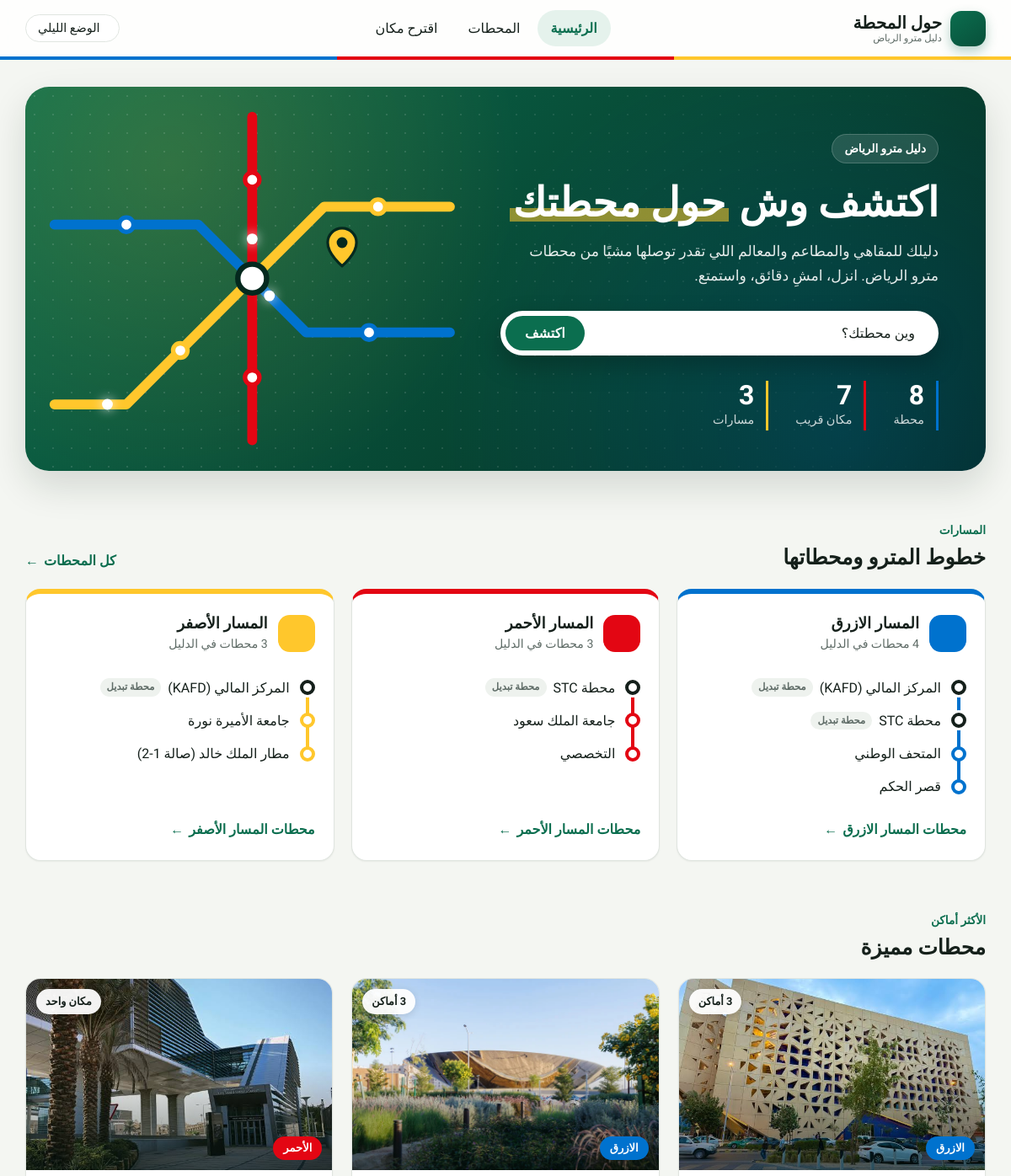
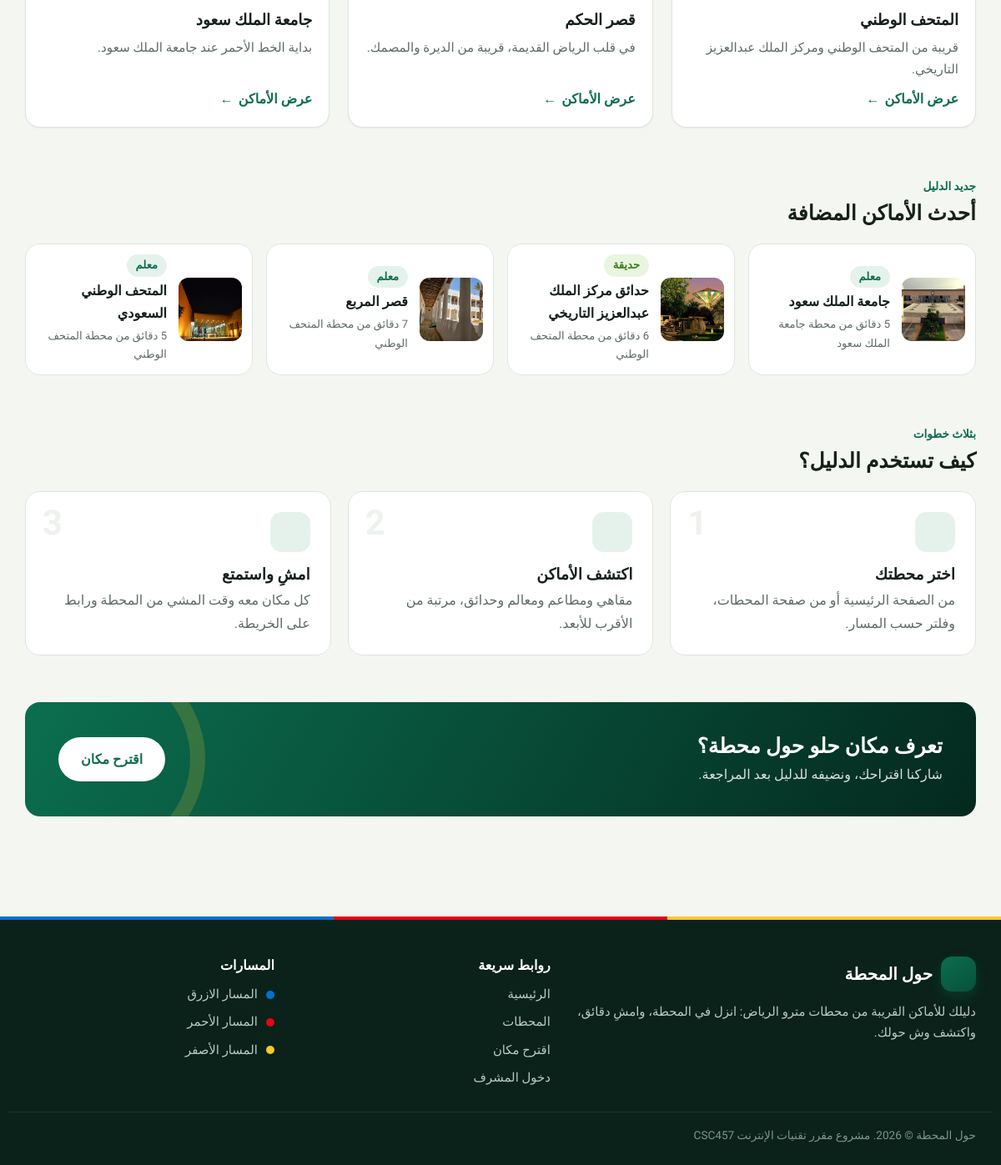
Before: / with the older database file (2 pictures, top to bottom).
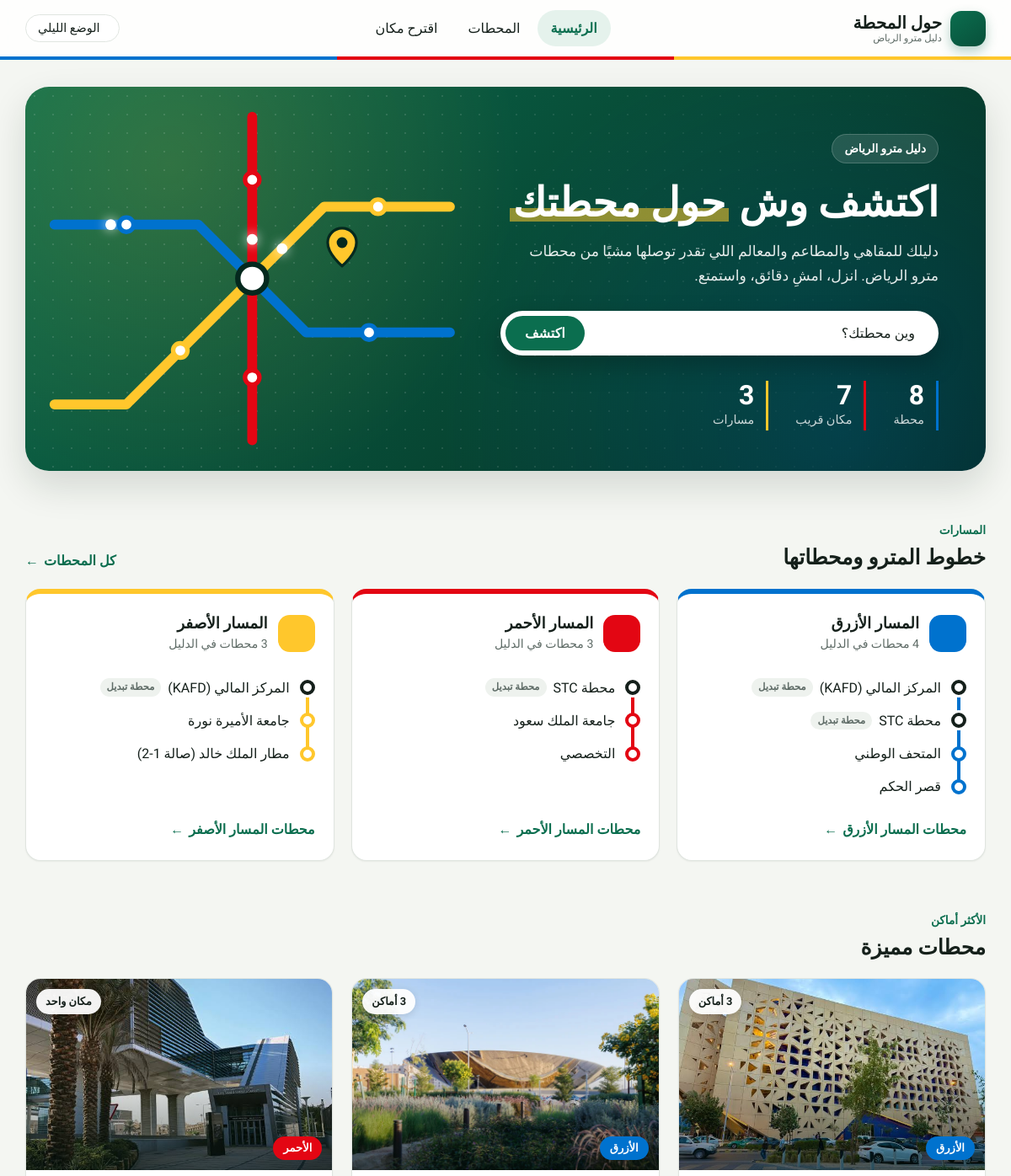
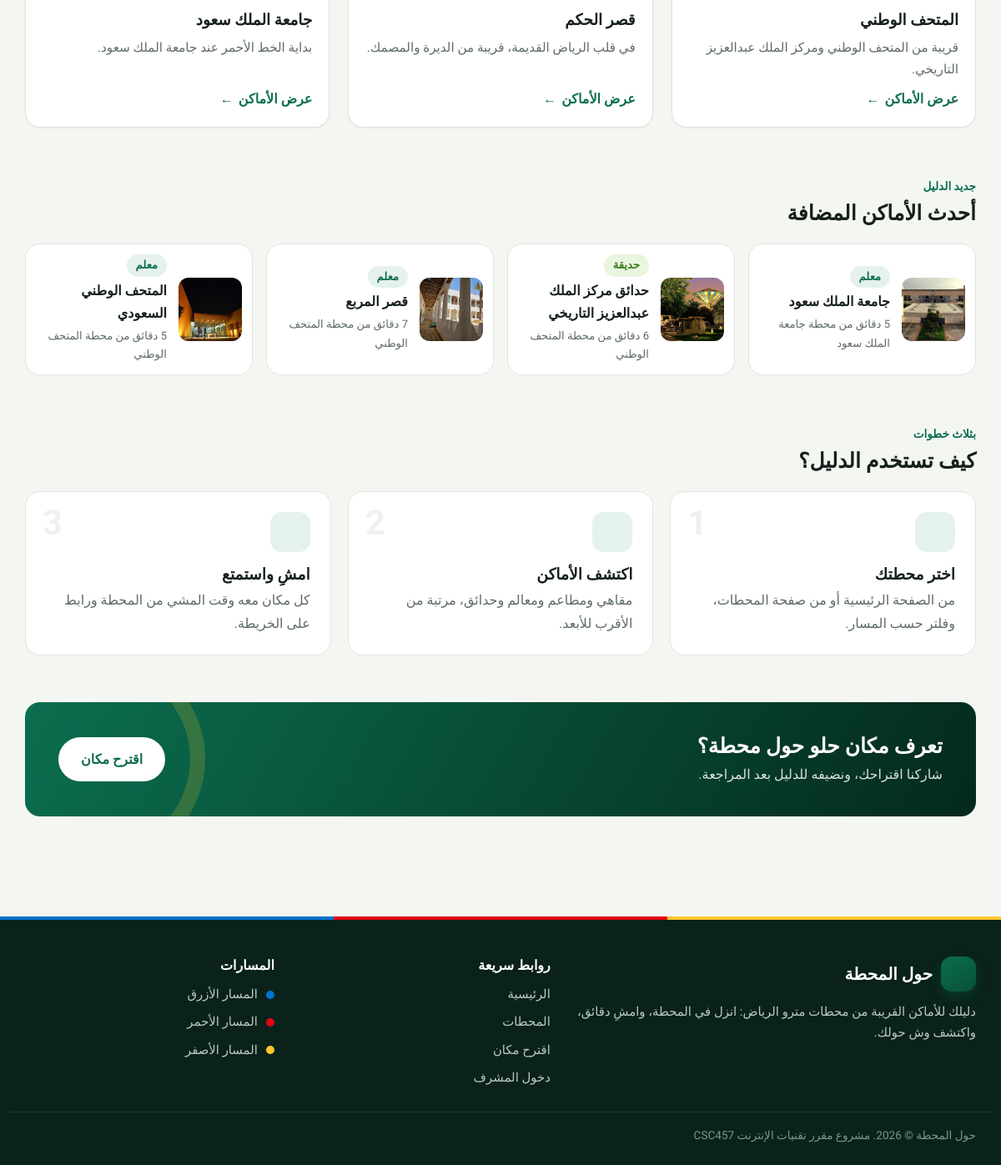
After: the same page with the newer database file (2 pictures, top to bottom).
### tables this page shows
CREATE TABLE metro_lines (
    id INT AUTO_INCREMENT PRIMARY KEY,
    name VARCHAR(50) NOT NULL,
    color VARCHAR(7) NOT NULL
);

CREATE TABLE station_lines (
    station_id INT NOT NULL,
    line_id INT NOT NULL,
    PRIMARY KEY (station_id, line_id),
    FOREIGN KEY (station_id) REFERENCES stations(id) ON DELETE CASCADE,
    FOREIGN KEY (line_id) REFERENCES metro_lines(id) ON DELETE CASCADE
);

CREATE TABLE stations (
    id INT AUTO_INCREMENT PRIMARY KEY,
    name VARCHAR(100) NOT NULL,
    description TEXT,
    image VARCHAR(255)
);

### index.php (the view, shortened to what the changed rows need)
<?php
require_once 'config.php';
$lines        = get_lines($conn);
$stationLines = get_station_lines($conn);
$lineStations = [];
$rows = $conn->query(
    'SELECT sl.line_id, s.id, s.name
     FROM station_lines sl
     JOIN stations s ON s.id = sl.station_id
     ORDER BY sl.line_id, s.id'
)->fetch_all(MYSQLI_ASSOC);
foreach ($rows as $row) {
    $lineStations[$row['line_id']][] = $row;
}
$featured = $conn->query(
    'SELECT s.id, s.name, s.description, s.image, COUNT(p.id) AS places_count
     FROM stations s
     LEFT JOIN places p ON p.station_id = s.id
     GROUP BY s.id, s.name, s.description, s.image
     ORDER BY places_count DESC, s.id
     LIMIT 3'
)->fetch_all(MYSQLI_ASSOC);
$latest = $conn->query(
    'SELECT p.id, p.name, p.category, p.walk_minutes, p.image, s.id AS station_id, s.name AS station_name
     FROM places p
     JOIN stations s ON s.id = p.station_id
     ORDER BY p.created_at DESC, p.id DESC
     LIMIT 4'
)->fetch_all(MYSQLI_ASSOC);
include 'includes/header.php';
?>
<section class="hero">
    <div class="hero-content">
        <h1>اكتشف وش <span class="highlight">حول محطتك</span></h1>
    </div>
    <div class="hero-art" aria-hidden="true">
    </div>
</section>
<section class="lines">
    <div class="section-head">
        <div>
            <h2>خطوط المترو ومحطاتها</h2>
        </div>
    </div>
    <div class="lines-grid">
        <?php foreach ($lines as $line): ?>
            <?php $stationsOnLine = $lineStations[$line['id']] ?? []; ?>
            <article class="line-card" style="<?php echo line_style($line['color']); ?>">
                <header class="line-card-head">
                    <span class="line-chip"><?php echo icon('train'); ?></span>
                    <div>
                        <h3><?php echo e($line['name']); ?></h3>
                        <p class="muted"><?php echo stations_label(count($stationsOnLine)); ?> في الدليل</p>
                    </div>
                </header>
                <ol class="route">
                    <?php foreach ($stationsOnLine as $station): ?>
                        <?php $isInterchange = count($stationLines[$station['id']] ?? []) > 1; ?>
                        <li class="<?php echo $isInterchange ? 'interchange' : ''; ?>">
                            <span class="stop"></span>
                            <a href="station.php?id=<?php echo (int) $station['id']; ?>"><?php echo e($station['name']); ?></a>
                            <?php if ($isInterchange): ?>
                                <span class="transfer-tag">محطة تبديل</span>
                            <?php endif; ?>
                        </li>
                    <?php endforeach; ?>
                </ol>
                <a href="stations.php?line=<?php echo (int) $line['id']; ?>" class="btn-link">محطات <?php echo e($line['name']); ?></a>
            </article>
        <?php endforeach; ?>
    </div>
</section>
<section class="featured">
    <div class="section-head">
        <div>
            <h2>محطات مميزة</h2>
        </div>
    </div>
    <div class="cards">
        <?php foreach ($featured as $station): ?>
            <article class="card station-card">
                <a href="station.php?id=<?php echo (int) $station['id']; ?>" class="card-media">
                    <img src="images/<?php echo e($station['image']); ?>" alt="محطة <?php echo e($station['name']); ?>" loading="lazy">
                    <span class="count-chip"><?php echo icon('pin'); ?><?php echo places_label($station['places_count']); ?></span>
                    <span class="media-badges"><?php echo line_badges($stationLines[$station['id']] ?? []); ?></span>
                </a>
                <div class="card-body">
                    <h3><?php echo e($station['name']); ?></h3>
                    <p><?php echo e($station['description']); ?></p>
                    <a href="station.php?id=<?php echo (int) $station['id']; ?>" class="btn-link">عرض الأماكن</a>
                </div>
            </article>
        <?php endforeach; ?>
    </div>
</section>
<?php if ($latest): ?>
<section class="latest">
    <div class="section-head">
        <div>
            <h2>أحدث الأماكن المضافة</h2>
        </div>
    </div>
</section>
<?php endif; ?>
<section class="steps">
    <div class="section-head">
        <div>
            <h2>كيف تستخدم الدليل؟</h2>
        </div>
    </div>
</section>
<section class="cta">
    <div>
        <h2>تعرف مكان حلو حول محطة؟</h2>
    </div>
</section>
<?php include 'includes/footer.php'; ?>

### includes/functions.php (shortened to what the changed rows need)
<?php
function e($value)
{
    return htmlspecialchars((string) $value, ENT_QUOTES, 'UTF-8');
}
function ar_count($n, $one, $two, $few, $many, $zero = null)
{
    $n = (int) $n;
    if ($n === 1) return $one;
    if ($n >= 3 && $n <= 10) return $n . ' ' . $few;
    return $n . ' ' . $many;
}
function places_label($n)
{
    return ar_count($n, 'مكان واحد', 'مكانان', 'أماكن', 'مكانًا', 'لا توجد أماكن بعد');
}
function stations_label($n)
{
    return ar_count($n, 'محطة واحدة', 'محطتان', 'محطات', 'محطة', 'لا توجد محطات');
}
function get_lines($conn)
{
    return $conn->query('SELECT id, name, color FROM metro_lines ORDER BY id')->fetch_all(MYSQLI_ASSOC);
}
function get_station_lines($conn)
{
    $sql = 'SELECT sl.station_id, l.id, l.name, l.color
            FROM station_lines sl
            JOIN metro_lines l ON l.id = sl.line_id
            ORDER BY l.id';
    $map = [];
    foreach ($conn->query($sql)->fetch_all(MYSQLI_ASSOC) as $row) {
        $map[$row['station_id']][] = $row;
    }
    return $map;
}
function safe_color($hex)
{
    return preg_match('/^#[0-9A-Fa-f]{6}$/', $hex) ? $hex : '#6B7280';
}
function text_on($hex)
{
    $hex = ltrim(safe_color($hex), '#');
    [$r, $g, $b] = array_map('hexdec', str_split($hex, 2));
    $brightness = (0.299 * $r + 0.587 * $g + 0.114 * $b) / 255;
    return $brightness > 0.6 ? '#1F2933' : '#FFFFFF';
}
function line_style($color)
{
    return '--line: ' . safe_color($color) . '; --line-text: ' . text_on($color) . ';';
}
function line_short($name)
{
    return trim(str_replace('المسار', '', $name));
}
function line_badges($lines, $short = true)
{
    $html = '';
    foreach ($lines as $line) {
        $html .= '<span class="line-badge" style="' . line_style($line['color']) . '">'
            . e($short ? line_short($line['name']) : $line['name']) . '</span>';
    }
    return $html;
}

### includes/footer.php (shortened to what the changed rows need)
</main>
<footer class="site-footer">
    <div class="footer-inner">
        <nav class="footer-links" aria-label="روابط سريعة">
            <h2>روابط سريعة</h2>
        </nav>
        <div class="footer-lines">
            <h2>المسارات</h2>
            <ul>
                <?php foreach (get_lines($conn) as $line): ?>
                    <li>
                        <span class="dot" style="<?php echo line_style($line['color']); ?>"></span>
                        <a href="stations.php?line=<?php echo (int) $line['id']; ?>"><?php echo e($line['name']); ?></a>
                    </li>
                <?php endforeach; ?>
            </ul>
        </div>
    </div>
</footer>
</body>
</html>

Changed rows visible on the page:
changed metro_lines "4 محطات": name "المسار الازرق" → "المسار الأزرق"
changed through a linked row, station_lines "المتحف الوطني": line.name "الازرق" → "الأزرق"
changed through a linked row, station_lines "قصر الحكم": line.name "الازرق" → "الأزرق"
